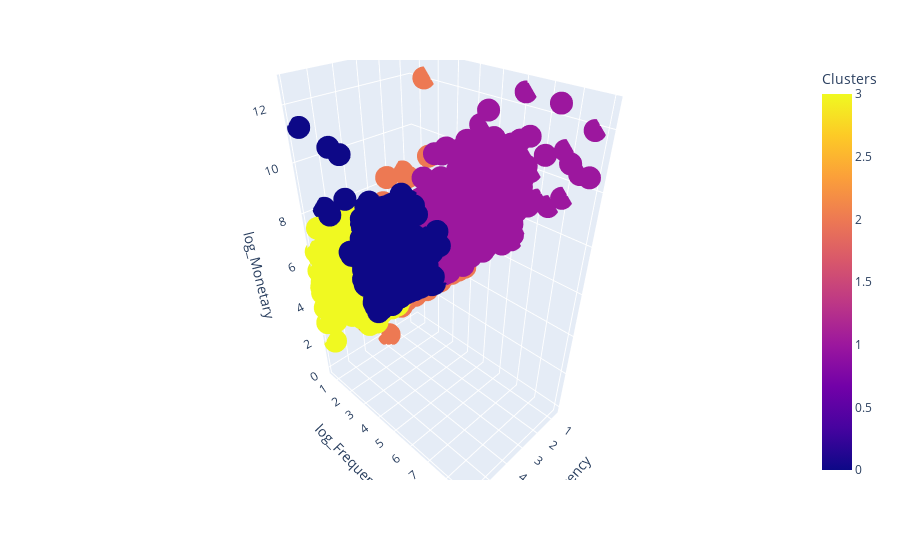

Source (notebook cell):
### Code cell
import plotly.express as px
label = ['Loyal Customers','Champions','At Risk Customers','New Customers']
fig = px.scatter_3d(rfm, x='log_Recency', y='log_Frequency', z='log_Monetary',
              color='Clusters',labels=label)
fig.show()

### Figure 1 — Plotly figure (JSON) as saved in the notebook; plotly's stock layout.template omitted (floating-point values rounded to 4 significant figures; data arrays with more than 128 entries replaced by an {"elided": "..."} marker saying what was removed)
{"data": [{"hovertemplate": "log_Recency=%{x}<br>log_Frequency=%{y}<br>log_Monetary=%{z}<br>Clusters=%{marker.color}<extra></extra>", "legendgroup": "", "marker": {"color": {"elided": "4339 int values"}, "coloraxis": "coloraxis", "symbol": "circle"}, "mode": "markers", "name": "", "scene": "scene", "showlegend": false, "type": "scatter3d", "x": {"elided": "4339 float values"}, "y": {"elided": "4339 float values"}, "z": {"elided": "4339 float values"}}], "layout": {"coloraxis": {"colorbar": {"title": {"text": "Clusters"}}, "colorscale": [[0, "#0d0887"], [0.1111, "#46039f"], [0.2222, "#7201a8"], [0.3333, "#9c179e"], [0.4444, "#bd3786"], [0.5556, "#d8576b"], [0.6667, "#ed7953"], [0.7778, "#fb9f3a"], [0.8889, "#fdca26"], [1, "#f0f921"]]}, "legend": {"tracegroupgap": 0}, "margin": {"t": 60}, "scene": {"domain": {"x": [0, 1], "y": [0, 1]}, "xaxis": {"title": {"text": "log_Recency"}}, "yaxis": {"title": {"text": "log_Frequency"}}, "zaxis": {"title": {"text": "log_Monetary"}}}}}
